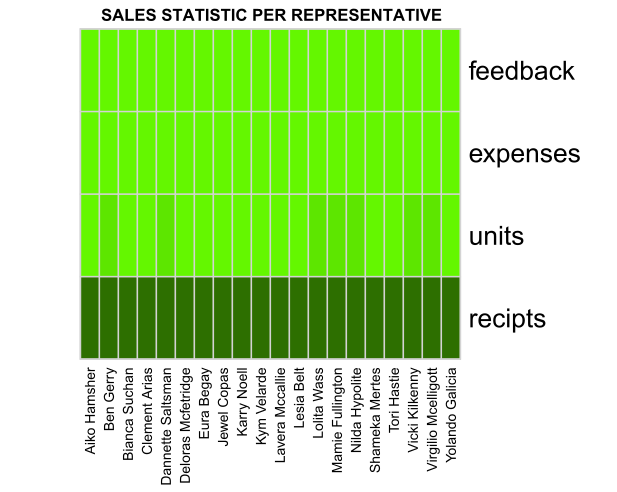

Here is the R script that generated this plot:
#
# Author: Satyen Amonkar
# Purpose: HW 7:


# Load the data
my.dir <- "C:/Users/DELL/Documents/GitHub/Syracuse/Sem3/IST 719/Source/"
fname <- paste0(my.dir, "sales.csv")
# file.choose()
sales <- read.csv(fname, header = TRUE, stringsAsFactors = FALSE)

recipts <- tapply(sales$recipt, list(sales$sales.rep), sum)
units <- tapply(sales$units.sold, list(sales$sales.rep), sum)
expenses <- tapply(sales$expenses, list(sales$sales.rep), sum)       
feedback <- tapply(sales$rep.feedback, list(sales$sales.rep), mean)

M1 <- rbind(recipts, units, expenses, feedback)
M2 <- cbind(recipts, units, expenses, feedback)
M1
M2
head(M2)

# Using M1, make a heatmap (see page 229, VT). Use something other than the defaults (colors and other settings).
heatmap(M1, Rowv = NA, Colv = NA, col= heat.colors(256), scale="column"
        , margins = c(10,10))
red_colors <- c("#ffd3cd", "#ffc4bc", "#ffb5ab",
                "#ffa69a", "#ff9789", "#ff8978", "#ff7a67", "#ff6b56",
                "#ff5c45", "#ff4d34")

newcols <- c("#64f700","#5de600",  "#56d500"
             , "#50c400", "#49b300", "#42a200","#3b9100","#348000","#2d6f00","#2d6f00")
heatmap(M1, Rowv = NA, Colv = NA, col= newcols, scale="column",
        margins = c(8,5), main="")
mtext("Sales Statistic per Representative", side=3, adj= 0.25, line= 3, cex=1, font=2) 

class(M1)
View(M1) 
library(RColorBrewer)
bball_heatmap <- heatmap(M1, Rowv=NA,
                         Colv=NA, col = brewer.pal(10, "RdGy"),
                         scale="column", margins=c(8,5)
                          ) #we need variation between the columns feedback, expense,etc

# Using M2, make a set of Chernoff Faces (see pg 238 VT). See what modifications you can make.
install.packages('aplpack')
library(aplpack)
faces(M2,  face.type = 2, print.info = TRUE, cex = 0.7, col.hair = brewer.pal(10, "Greys"))
# modified item       Var       
# "height of face   " "recipts" 
# "width of face    " "units"   
# "structure of face" "expenses"
# "height of mouth  " "feedback"
# "width of mouth   " "recipts" 
# "smiling          " "units"   
# "height of eyes   " "expenses"
# "width of eyes    " "feedback"
# "height of hair   " "recipts" 
# "width of hair   "  "units"   
# "style of hair   "  "expenses"
# "height of nose  "  "feedback"
# "width of nose   "  "recipts" 
# "width of ear    "  "units"   
# "height of ear   "  "expenses"
View(M2)
?faces()
# Using M2, make a set of star charts (see page 245, VT). See if you can modify colors and other elements of the plots.
par(mar=c(7,1,1,1))
stars(M2, flip.labels=FALSE, key.loc = c(15, 1.5), draw.segments=TRUE, cex=0.4,col.segments = c("Orange","Green","Blue","Yellow"))

# Using M2, make a parallel coordinates plot (see page 252, VT). Again, make modifications from the default.
library(lattice)
parallel(M2, horizontal.axis=FALSE, col=brewer.pal(9, "Blues"))
